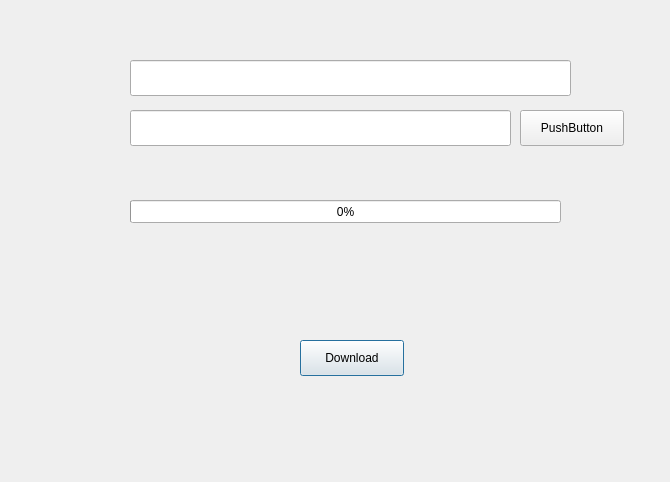
<?xml version="1.0" encoding="UTF-8"?>
<ui version="4.0">
 <class>Dialog</class>
 <widget class="QDialog" name="Dialog">
  <property name="geometry">
   <rect>
    <x>0</x>
    <y>0</y>
    <width>670</width>
    <height>482</height>
   </rect>
  </property>
  <property name="windowTitle">
   <string>Dialog</string>
  </property>
  <widget class="QPushButton" name="pushButton">
   <property name="geometry">
    <rect>
     <x>300</x>
     <y>340</y>
     <width>104</width>
     <height>36</height>
    </rect>
   </property>
   <property name="text">
    <string>Download</string>
   </property>
  </widget>
  <widget class="QLineEdit" name="lineEdit">
   <property name="geometry">
    <rect>
     <x>130</x>
     <y>60</y>
     <width>441</width>
     <height>36</height>
    </rect>
   </property>
  </widget>
  <widget class="QLineEdit" name="lineEdit_2">
   <property name="geometry">
    <rect>
     <x>130</x>
     <y>110</y>
     <width>381</width>
     <height>36</height>
    </rect>
   </property>
  </widget>
  <widget class="QPushButton" name="pushButton_2">
   <property name="geometry">
    <rect>
     <x>520</x>
     <y>110</y>
     <width>104</width>
     <height>36</height>
    </rect>
   </property>
   <property name="text">
    <string>PushButton</string>
   </property>
  </widget>
  <widget class="QProgressBar" name="progressBar">
   <property name="geometry">
    <rect>
     <x>130</x>
     <y>200</y>
     <width>431</width>
     <height>23</height>
    </rect>
   </property>
   <property name="value">
    <number>0</number>
   </property>
  </widget>
 </widget>
 <resources/>
 <connections/>
</ui>
